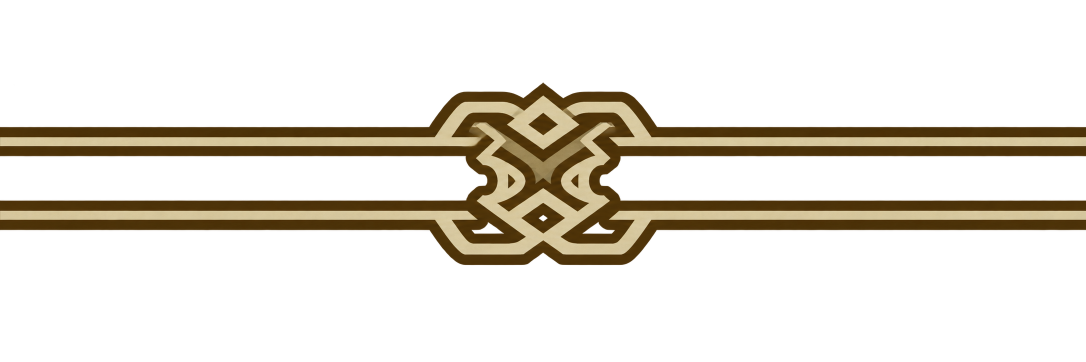
#> input picture assets/source/golden-bug-connector-generated.png, 2172 x 724 px (shown at 1/2 size)
$ python generate_golden_bug_connector.py
#> lines starting #> are read from the running program, lines starting #| are printed output that depends on the picture
from pathlib import Path
import struct

from PIL import Image


ROOT = Path(__file__).resolve().parent.parent
SOURCE = ROOT / "assets/source/golden-bug-connector-generated.png"
OUTPUT = ROOT / "res/menu/golden-bug-connector.bti"


def encode_rgba8_bti(image: Image.Image) -> bytes:
    image = image.convert("RGBA")
    width, height = image.size
    header = bytearray(32)
    header[0] = 6
    header[1] = 1
    struct.pack_into(">HH", header, 2, width, height)
    header[20] = 1
    header[21] = 1
    header[24] = 1
    struct.pack_into(">I", header, 28, 32)

    pixels = image.load()
    payload = bytearray()
    for tile_y in range(0, height, 4):
        for tile_x in range(0, width, 4):
            tile = []
            for y in range(4):
                for x in range(4):
                    tile.append(pixels[min(tile_x + x, width - 1),
                        min(tile_y + y, height - 1)])
            for red, _green, _blue, alpha in tile:
                payload.extend((alpha, red))
            for _red, green, blue, _alpha in tile:
                payload.extend((green, blue))
    return bytes(header + payload)


source = Image.open(SOURCE).convert("RGBA")
#> source is the input picture: PIL image 2172x724 RGBA; mean R, G, B, A 27.6, 22.3, 13.1, 53.5
width, height = source.size
#> width = 2172; height = 724
# Keep the generated woven knot and only short lengths of its two rails. This
# compact crop preserves the TPHD reference's near-square center motif when it
# is drawn in the narrow space between the two bug frames.
connector = source.crop((
    round(width * 0.379), round(height * 0.138),
    round(width * 0.621), round(height * 0.862),
))
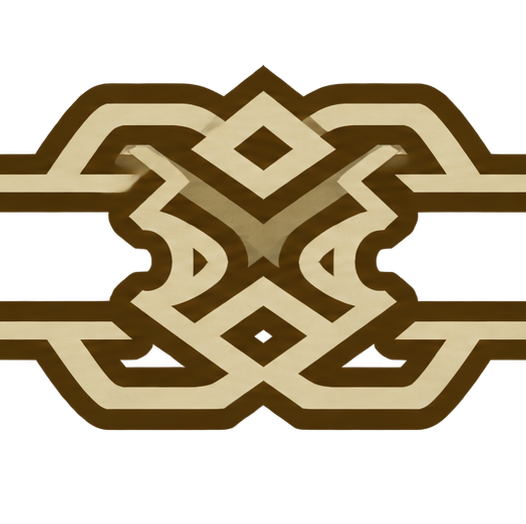
#> connector: PIL image 526x524 RGBA; mean R, G, B, A 70.5, 58.6, 36.6, 128.5; transparent parts drawn white
connector = connector.resize((64, 48), Image.Resampling.LANCZOS)
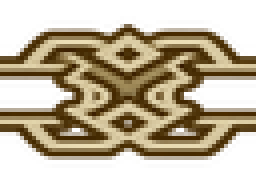
#> connector: PIL image 64x48 RGBA (shown 4 times larger); mean R, G, B, A 77.1, 64.1, 37.9, 128.5; transparent parts drawn white
OUTPUT.parent.mkdir(parents=True, exist_ok=True)
OUTPUT.write_bytes(encode_rgba8_bti(connector))
print(OUTPUT)
